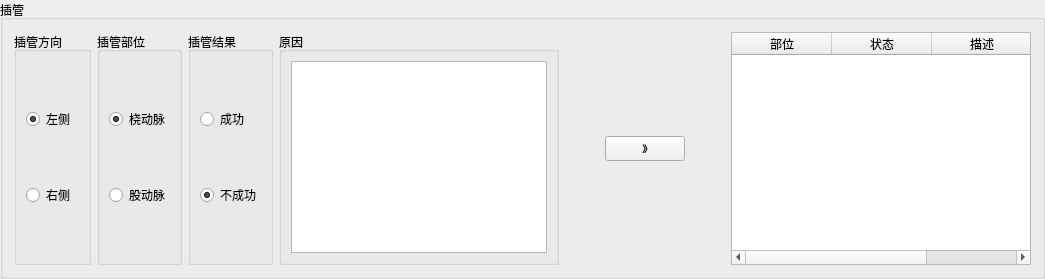
    <widget class="QGroupBox" name="groupBox_6">
     <property name="title">
      <string>插管</string>
     </property>
     <layout class="QHBoxLayout" name="horizontalLayout_58">
      <property name="topMargin">
       <number>12</number>
      </property>
      <item>
       <widget class="QGroupBox" name="cgfx">
        <property name="title">
         <string>插管方向</string>
        </property>
        <layout class="QVBoxLayout" name="verticalLayout_12">
         <item>
          <widget class="QRadioButton" name="cgfx_left">
           <property name="text">
            <string>左侧</string>
           </property>
           <property name="checked">
            <bool>true</bool>
           </property>
          </widget>
         </item>
         <item>
          <widget class="QRadioButton" name="cgfx_right">
           <property name="text">
            <string>右侧</string>
           </property>
          </widget>
         </item>
        </layout>
       </widget>
      </item>
      <item>
       <widget class="QGroupBox" name="cgbw">
        <property name="title">
         <string>插管部位</string>
        </property>
        <layout class="QVBoxLayout" name="verticalLayout_13">
         <item>
          <widget class="QRadioButton" name="cgbw_rdm">
           <property name="text">
            <string>桡动脉</string>
           </property>
           <property name="checked">
            <bool>true</bool>
           </property>
          </widget>
         </item>
         <item>
          <widget class="QRadioButton" name="cgbw_gdm">
           <property name="text">
            <string>股动脉</string>
           </property>
          </widget>
         </item>
        </layout>
       </widget>
      </item>
      <item>
       <widget class="QGroupBox" name="cgjg">
        <property name="title">
         <string>插管结果</string>
        </property>
        <layout class="QVBoxLayout" name="verticalLayout_14">
         <item>
          <widget class="QRadioButton" name="cgjg_suc">
           <property name="text">
            <string>成功</string>
           </property>
           <property name="checked">
            <bool>false</bool>
           </property>
          </widget>
         </item>
         <item>
          <widget class="QRadioButton" name="cgjg_fail">
           <property name="text">
            <string>不成功</string>
           </property>
           <property name="checked">
            <bool>true</bool>
           </property>
          </widget>
         </item>
        </layout>
       </widget>
      </item>
      <item>
       <widget class="QGroupBox" name="grpcgyy">
        <property name="title">
         <string>原因</string>
        </property>
        <layout class="QVBoxLayout" name="verticalLayout_17">
         <property name="topMargin">
          <number>9</number>
         </property>
         <item>
          <widget class="QTextEdit" name="cgyy"/>
         </item>
        </layout>
       </widget>
      </item>
      <item>
       <spacer name="horizontalSpacer_7">
        <property name="orientation">
         <enum>Qt::Horizontal</enum>
        </property>
        <property name="sizeHint" stdset="0">
         <size>
          <width>40</width>
          <height>20</height>
         </size>
        </property>
       </spacer>
      </item>
      <item>
       <widget class="QPushButton" name="pushButton">
        <property name="text">
         <string>》</string>
        </property>
       </widget>
      </item>
      <item>
       <spacer name="horizontalSpacer_6">
        <property name="orientation">
         <enum>Qt::Horizontal</enum>
        </property>
        <property name="sizeHint" stdset="0">
         <size>
          <width>40</width>
          <height>20</height>
         </size>
        </property>
       </spacer>
      </item>
      <item>
       <widget class="QTableWidget" name="CGLJ">
        <property name="enabled">
         <bool>true</bool>
        </property>
        <property name="sizePolicy">
         <sizepolicy hsizetype="Minimum" vsizetype="Expanding">
          <horstretch>0</horstretch>
          <verstretch>0</verstretch>
         </sizepolicy>
        </property>
        <property name="minimumSize">
         <size>
          <width>300</width>
          <height>0</height>
         </size>
        </property>
        <property name="toolTip">
         <string>双击鼠标左键删除当前行</string>
        </property>
        <column>
         <property name="text">
          <string>部位</string>
         </property>
        </column>
        <column>
         <property name="text">
          <string>状态</string>
         </property>
        </column>
        <column>
         <property name="text">
          <string>描述</string>
         </property>
        </column>
       </widget>
      </item>
     </layout>
    </widget>
